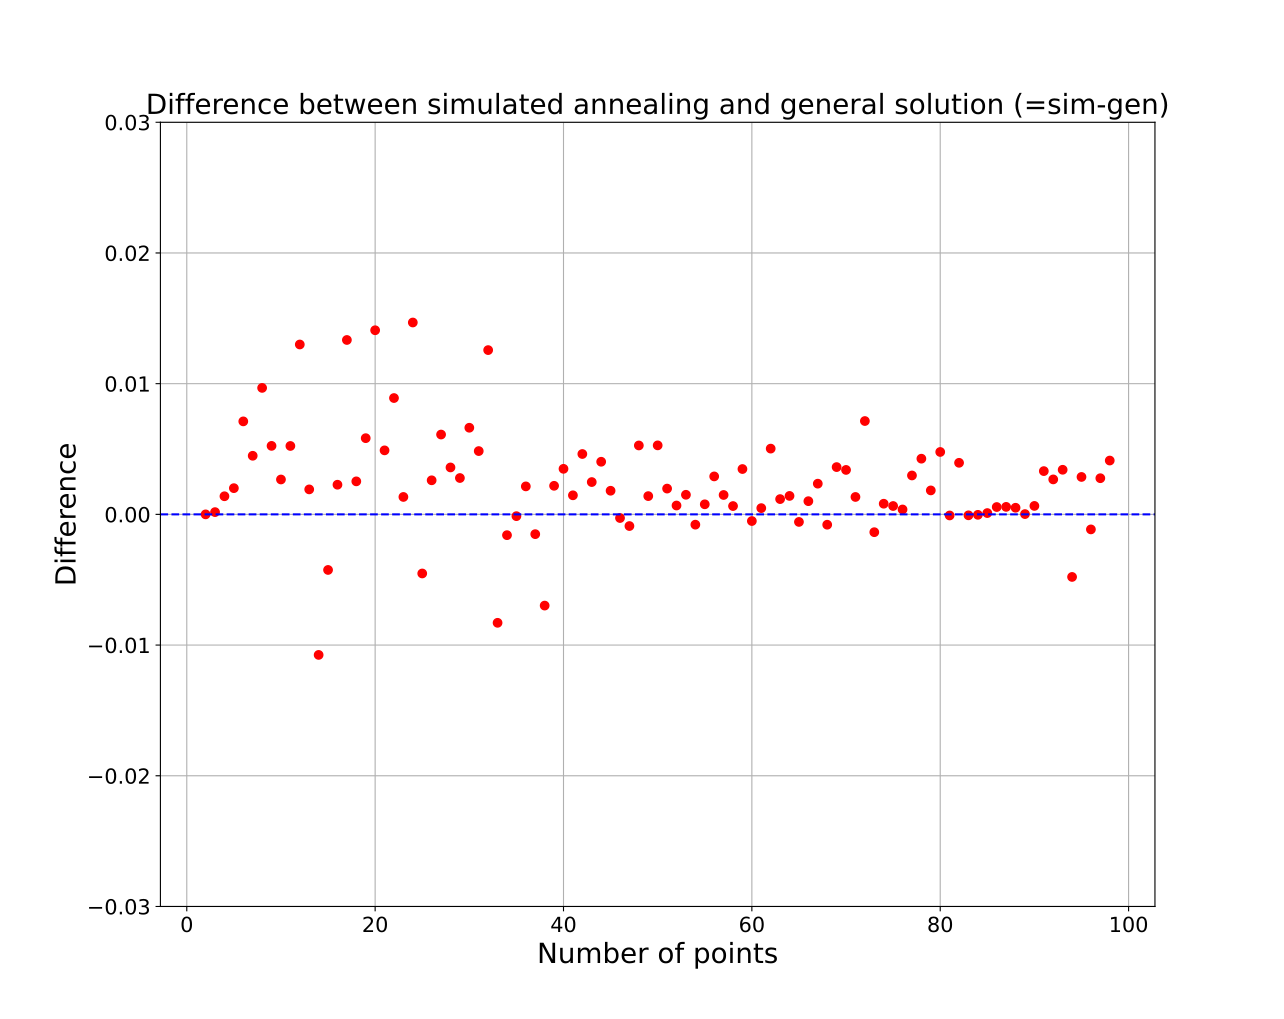

This figure's Python source:
import pandas as pd
import matplotlib.pyplot as plt

def genDataFrame(file_path):
    # Open the file and read lines
    with open(file_path, 'r') as file:
        lines = file.readlines()
    # Initialize empty lists to store index and values
    indices = []
    values = []
    # Iterate over the lines to extract index and values
    for i in range(0, len(lines), 3):
        index = int(lines[i].strip())
        value = float(lines[i + 1].strip())
    
        indices.append(index)
        values.append(value)
    return pd.DataFrame({'Index': indices, 'Value': values})

simAnnealingDf = genDataFrame("../results/ouput_simAnnealing.txt")
genSolDf = genDataFrame("../results/output_genSol.txt")
length = len(genSolDf['Index'])
diff = pd.DataFrame({'Index': [i for i in range(2,length)], 'Value': [0 for i in range(2,length)]})
diff['Value'] = simAnnealingDf['Value'] - genSolDf['Value']

plt.plot(diff['Index'], diff['Value'], marker='o', linestyle='', color='r')
plt.axhline(y = 0, color = 'b', linestyle = '--')
plt.xlabel('Number of points', fontsize=20)
plt.ylabel('Difference', fontsize=20)
plt.title('Difference between simulated annealing and general solution (=sim-gen)', fontsize=20)
plt.grid(True)
# m = diff['Value'].max() * 1.2
m = 0.03
plt.ylim(-m,m)
plt.xticks(fontsize=15)
plt.yticks(fontsize=15)
plt.show()
